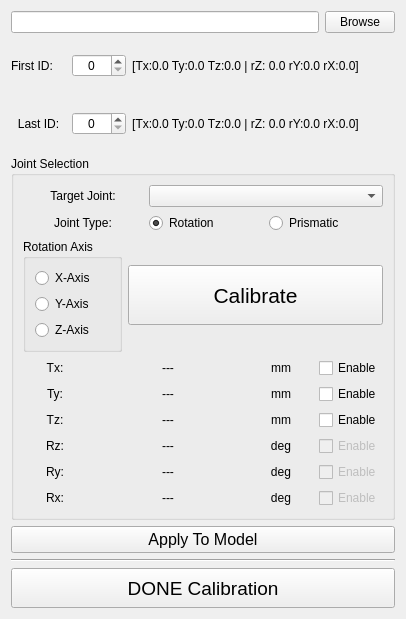
<?xml version="1.0" encoding="UTF-8"?>
<ui version="4.0">
 <class>QDialogCalibrationPanel</class>
 <widget class="QWidget" name="QDialogCalibrationPanel">
  <property name="geometry">
   <rect>
    <x>0</x>
    <y>0</y>
    <width>406</width>
    <height>619</height>
   </rect>
  </property>
  <property name="minimumSize">
   <size>
    <width>0</width>
    <height>0</height>
   </size>
  </property>
  <property name="maximumSize">
   <size>
    <width>16777215</width>
    <height>16777215</height>
   </size>
  </property>
  <property name="windowTitle">
   <string>Form</string>
  </property>
  <layout class="QVBoxLayout" name="verticalLayout_2">
   <item>
    <layout class="QHBoxLayout" name="horizontalLayout_5" stretch="3,1">
     <item>
      <widget class="QLineEdit" name="lineEdit"/>
     </item>
     <item>
      <widget class="QPushButton" name="pushButton_browseFile">
       <property name="maximumSize">
        <size>
         <width>70</width>
         <height>16777215</height>
        </size>
       </property>
       <property name="text">
        <string>Browse</string>
       </property>
      </widget>
     </item>
    </layout>
   </item>
   <item>
    <layout class="QVBoxLayout" name="verticalLayout">
     <item>
      <layout class="QHBoxLayout" name="horizontalLayout_4" stretch="0,0,0,0">
       <item>
        <widget class="QLabel" name="label_11">
         <property name="minimumSize">
          <size>
           <width>55</width>
           <height>0</height>
          </size>
         </property>
         <property name="text">
          <string>First ID:</string>
         </property>
        </widget>
       </item>
       <item>
        <widget class="QSpinBox" name="spinBox_FirstID">
         <property name="alignment">
          <set>Qt::AlignCenter</set>
         </property>
         <property name="maximum">
          <number>2000</number>
         </property>
        </widget>
       </item>
       <item>
        <widget class="QLabel" name="label_startPntInfo">
         <property name="font">
          <font>
           <pointsize>9</pointsize>
          </font>
         </property>
         <property name="text">
          <string>[Tx:0.0 Ty:0.0 Tz:0.0 | rZ: 0.0 rY:0.0 rX:0.0]</string>
         </property>
         <property name="alignment">
          <set>Qt::AlignCenter</set>
         </property>
        </widget>
       </item>
       <item>
        <spacer name="horizontalSpacer">
         <property name="orientation">
          <enum>Qt::Horizontal</enum>
         </property>
         <property name="sizeHint" stdset="0">
          <size>
           <width>40</width>
           <height>20</height>
          </size>
         </property>
        </spacer>
       </item>
      </layout>
     </item>
     <item>
      <layout class="QHBoxLayout" name="horizontalLayout_3" stretch="0,0,0,0">
       <item>
        <widget class="QLabel" name="label_4">
         <property name="minimumSize">
          <size>
           <width>55</width>
           <height>0</height>
          </size>
         </property>
         <property name="text">
          <string>Last ID:</string>
         </property>
         <property name="alignment">
          <set>Qt::AlignCenter</set>
         </property>
        </widget>
       </item>
       <item>
        <widget class="QSpinBox" name="spinBox_LastID">
         <property name="alignment">
          <set>Qt::AlignCenter</set>
         </property>
         <property name="maximum">
          <number>2000</number>
         </property>
        </widget>
       </item>
       <item>
        <widget class="QLabel" name="label_finishPntInfo">
         <property name="font">
          <font>
           <pointsize>9</pointsize>
          </font>
         </property>
         <property name="text">
          <string>[Tx:0.0 Ty:0.0 Tz:0.0 | rZ: 0.0 rY:0.0 rX:0.0]</string>
         </property>
         <property name="alignment">
          <set>Qt::AlignCenter</set>
         </property>
        </widget>
       </item>
       <item>
        <spacer name="horizontalSpacer_2">
         <property name="orientation">
          <enum>Qt::Horizontal</enum>
         </property>
         <property name="sizeHint" stdset="0">
          <size>
           <width>40</width>
           <height>20</height>
          </size>
         </property>
        </spacer>
       </item>
      </layout>
     </item>
     <item>
      <widget class="QGroupBox" name="groupBox">
       <property name="title">
        <string>Joint Selection</string>
       </property>
       <layout class="QVBoxLayout" name="verticalLayout_4">
        <item>
         <layout class="QHBoxLayout" name="horizontalLayout" stretch="2,4">
          <item>
           <widget class="QLabel" name="label">
            <property name="minimumSize">
             <size>
              <width>120</width>
              <height>0</height>
             </size>
            </property>
            <property name="text">
             <string>Target Joint:</string>
            </property>
            <property name="alignment">
             <set>Qt::AlignCenter</set>
            </property>
           </widget>
          </item>
          <item>
           <widget class="QComboBox" name="comboBox_axisList"/>
          </item>
         </layout>
        </item>
        <item>
         <layout class="QHBoxLayout" name="horizontalLayout_7">
          <item>
           <widget class="QLabel" name="label_2">
            <property name="minimumSize">
             <size>
              <width>120</width>
              <height>0</height>
             </size>
            </property>
            <property name="text">
             <string>Joint Type:</string>
            </property>
            <property name="alignment">
             <set>Qt::AlignCenter</set>
            </property>
           </widget>
          </item>
          <item>
           <widget class="QRadioButton" name="radioButton_rotationJoint">
            <property name="text">
             <string>Rotation</string>
            </property>
            <property name="checked">
             <bool>true</bool>
            </property>
           </widget>
          </item>
          <item>
           <widget class="QRadioButton" name="radioButton_prismaticJoint">
            <property name="text">
             <string>Prismatic</string>
            </property>
           </widget>
          </item>
         </layout>
        </item>
        <item>
         <layout class="QHBoxLayout" name="horizontalLayout_6" stretch="1,3">
          <item>
           <widget class="QGroupBox" name="groupBox_jointMovingAxis">
            <property name="maximumSize">
             <size>
              <width>150</width>
              <height>16777215</height>
             </size>
            </property>
            <property name="title">
             <string>Rotation Axis</string>
            </property>
            <layout class="QVBoxLayout" name="verticalLayout_5">
             <item>
              <widget class="QRadioButton" name="radioButton_xAxis">
               <property name="text">
                <string>X-Axis</string>
               </property>
              </widget>
             </item>
             <item>
              <widget class="QRadioButton" name="radioButton_yAxis">
               <property name="text">
                <string>Y-Axis</string>
               </property>
              </widget>
             </item>
             <item>
              <widget class="QRadioButton" name="radioButton_zAxis">
               <property name="text">
                <string>Z-Axis</string>
               </property>
              </widget>
             </item>
            </layout>
           </widget>
          </item>
          <item>
           <widget class="QPushButton" name="pushButton_CalculateCalibrationData">
            <property name="minimumSize">
             <size>
              <width>0</width>
              <height>60</height>
             </size>
            </property>
            <property name="font">
             <font>
              <pointsize>16</pointsize>
             </font>
            </property>
            <property name="text">
             <string>Calibrate</string>
            </property>
           </widget>
          </item>
         </layout>
        </item>
        <item>
         <layout class="QGridLayout" name="gridLayout">
          <item row="5" column="3">
           <widget class="QCheckBox" name="checkBox_rxEnable">
            <property name="enabled">
             <bool>false</bool>
            </property>
            <property name="text">
             <string>Enable</string>
            </property>
            <property name="checkable">
             <bool>true</bool>
            </property>
            <property name="checked">
             <bool>false</bool>
            </property>
           </widget>
          </item>
          <item row="1" column="0">
           <widget class="QLabel" name="label_6">
            <property name="text">
             <string>Ty:</string>
            </property>
            <property name="alignment">
             <set>Qt::AlignCenter</set>
            </property>
           </widget>
          </item>
          <item row="4" column="0">
           <widget class="QLabel" name="label_9">
            <property name="text">
             <string>Ry:</string>
            </property>
            <property name="alignment">
             <set>Qt::AlignCenter</set>
            </property>
           </widget>
          </item>
          <item row="3" column="1">
           <widget class="QLabel" name="label_result_Rz">
            <property name="minimumSize">
             <size>
              <width>150</width>
              <height>0</height>
             </size>
            </property>
            <property name="text">
             <string>---</string>
            </property>
            <property name="alignment">
             <set>Qt::AlignCenter</set>
            </property>
           </widget>
          </item>
          <item row="2" column="0">
           <widget class="QLabel" name="label_7">
            <property name="text">
             <string>Tz:</string>
            </property>
            <property name="alignment">
             <set>Qt::AlignCenter</set>
            </property>
           </widget>
          </item>
          <item row="2" column="1">
           <widget class="QLabel" name="label_result_Tz">
            <property name="minimumSize">
             <size>
              <width>150</width>
              <height>0</height>
             </size>
            </property>
            <property name="text">
             <string>---</string>
            </property>
            <property name="alignment">
             <set>Qt::AlignCenter</set>
            </property>
           </widget>
          </item>
          <item row="2" column="2">
           <widget class="QLabel" name="label_18">
            <property name="text">
             <string>mm</string>
            </property>
            <property name="alignment">
             <set>Qt::AlignCenter</set>
            </property>
           </widget>
          </item>
          <item row="1" column="2">
           <widget class="QLabel" name="label_17">
            <property name="text">
             <string>mm</string>
            </property>
            <property name="alignment">
             <set>Qt::AlignCenter</set>
            </property>
           </widget>
          </item>
          <item row="1" column="3">
           <widget class="QCheckBox" name="checkBox_tyEnable">
            <property name="text">
             <string>Enable</string>
            </property>
            <property name="checked">
             <bool>false</bool>
            </property>
           </widget>
          </item>
          <item row="4" column="2">
           <widget class="QLabel" name="label_20">
            <property name="text">
             <string>deg</string>
            </property>
            <property name="alignment">
             <set>Qt::AlignCenter</set>
            </property>
           </widget>
          </item>
          <item row="0" column="2">
           <widget class="QLabel" name="label_16">
            <property name="text">
             <string>mm</string>
            </property>
            <property name="alignment">
             <set>Qt::AlignCenter</set>
            </property>
           </widget>
          </item>
          <item row="5" column="2">
           <widget class="QLabel" name="label_21">
            <property name="text">
             <string>deg</string>
            </property>
            <property name="alignment">
             <set>Qt::AlignCenter</set>
            </property>
           </widget>
          </item>
          <item row="0" column="1">
           <widget class="QLabel" name="label_result_Tx">
            <property name="enabled">
             <bool>true</bool>
            </property>
            <property name="minimumSize">
             <size>
              <width>150</width>
              <height>0</height>
             </size>
            </property>
            <property name="text">
             <string>---</string>
            </property>
            <property name="alignment">
             <set>Qt::AlignCenter</set>
            </property>
           </widget>
          </item>
          <item row="3" column="3">
           <widget class="QCheckBox" name="checkBox_rzEnable">
            <property name="enabled">
             <bool>false</bool>
            </property>
            <property name="text">
             <string>Enable</string>
            </property>
            <property name="checkable">
             <bool>true</bool>
            </property>
            <property name="checked">
             <bool>false</bool>
            </property>
            <property name="autoRepeat">
             <bool>false</bool>
            </property>
           </widget>
          </item>
          <item row="2" column="3">
           <widget class="QCheckBox" name="checkBox_tzEnable">
            <property name="text">
             <string>Enable</string>
            </property>
            <property name="checked">
             <bool>false</bool>
            </property>
           </widget>
          </item>
          <item row="3" column="0">
           <widget class="QLabel" name="label_8">
            <property name="text">
             <string>Rz:</string>
            </property>
            <property name="alignment">
             <set>Qt::AlignCenter</set>
            </property>
           </widget>
          </item>
          <item row="5" column="1">
           <widget class="QLabel" name="label_result_Rx">
            <property name="minimumSize">
             <size>
              <width>150</width>
              <height>0</height>
             </size>
            </property>
            <property name="text">
             <string>---</string>
            </property>
            <property name="alignment">
             <set>Qt::AlignCenter</set>
            </property>
           </widget>
          </item>
          <item row="3" column="2">
           <widget class="QLabel" name="label_19">
            <property name="text">
             <string>deg</string>
            </property>
            <property name="alignment">
             <set>Qt::AlignCenter</set>
            </property>
           </widget>
          </item>
          <item row="4" column="3">
           <widget class="QCheckBox" name="checkBox_ryEnable">
            <property name="enabled">
             <bool>false</bool>
            </property>
            <property name="text">
             <string>Enable</string>
            </property>
            <property name="checkable">
             <bool>true</bool>
            </property>
            <property name="checked">
             <bool>false</bool>
            </property>
           </widget>
          </item>
          <item row="1" column="1">
           <widget class="QLabel" name="label_result_Ty">
            <property name="minimumSize">
             <size>
              <width>150</width>
              <height>0</height>
             </size>
            </property>
            <property name="text">
             <string>---</string>
            </property>
            <property name="alignment">
             <set>Qt::AlignCenter</set>
            </property>
           </widget>
          </item>
          <item row="0" column="0">
           <widget class="QLabel" name="label_5">
            <property name="text">
             <string>Tx:</string>
            </property>
            <property name="alignment">
             <set>Qt::AlignCenter</set>
            </property>
           </widget>
          </item>
          <item row="5" column="0">
           <widget class="QLabel" name="label_10">
            <property name="text">
             <string>Rx:</string>
            </property>
            <property name="alignment">
             <set>Qt::AlignCenter</set>
            </property>
           </widget>
          </item>
          <item row="4" column="1">
           <widget class="QLabel" name="label_result_Ry">
            <property name="minimumSize">
             <size>
              <width>150</width>
              <height>0</height>
             </size>
            </property>
            <property name="text">
             <string>---</string>
            </property>
            <property name="alignment">
             <set>Qt::AlignCenter</set>
            </property>
           </widget>
          </item>
          <item row="0" column="3">
           <widget class="QCheckBox" name="checkBox_txEnable">
            <property name="text">
             <string>Enable</string>
            </property>
            <property name="checked">
             <bool>false</bool>
            </property>
           </widget>
          </item>
         </layout>
        </item>
       </layout>
      </widget>
     </item>
     <item>
      <widget class="QPushButton" name="pushButton_applyCalibration">
       <property name="font">
        <font>
         <pointsize>12</pointsize>
        </font>
       </property>
       <property name="text">
        <string>Apply To Model</string>
       </property>
      </widget>
     </item>
    </layout>
   </item>
   <item>
    <widget class="Line" name="line">
     <property name="orientation">
      <enum>Qt::Horizontal</enum>
     </property>
    </widget>
   </item>
   <item>
    <widget class="QPushButton" name="pushButton_DoneCalibration">
     <property name="minimumSize">
      <size>
       <width>0</width>
       <height>40</height>
      </size>
     </property>
     <property name="font">
      <font>
       <pointsize>14</pointsize>
      </font>
     </property>
     <property name="text">
      <string>DONE Calibration</string>
     </property>
    </widget>
   </item>
  </layout>
 </widget>
 <resources/>
 <connections/>
</ui>
